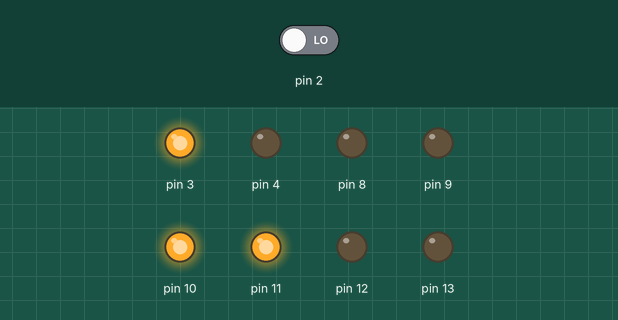
Recording of a sketch running on a simulated Arduino Uno, built with avr-gcc and run on an emulated ATmega328P. Parts: output pins drawn as LEDs (lit = HIGH). The inputs (shaded band) are chosen by the test bench; at power-on: pin 2 LOW.

Above: at 13.1 s.
13.2 s: pin 2 driven HIGH
At 16.1 s:
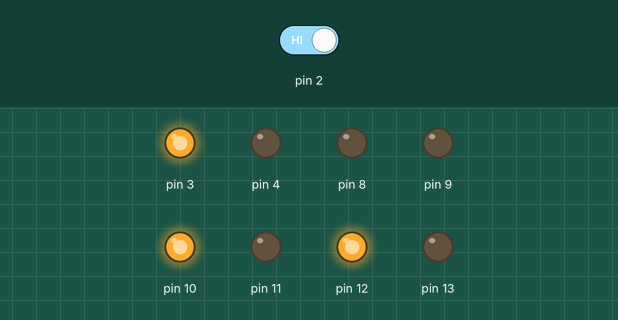
At 17.0 s:
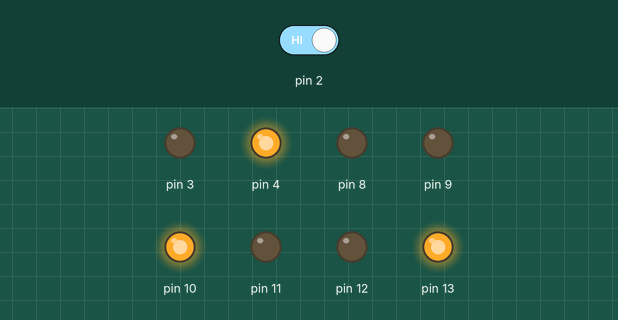
24.2 s: pin 2 driven LOW
At 31.4 s:
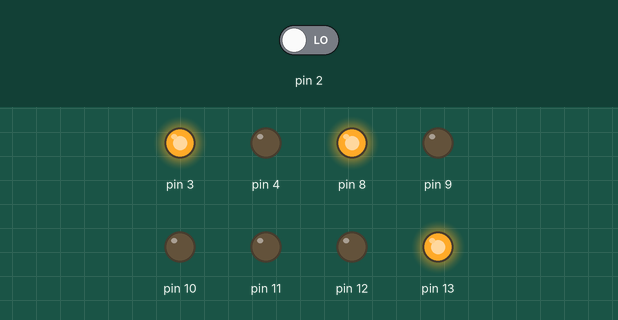
Timing chart, 0 to 40.3 s (numbered marks = the images above; inputs shaded):
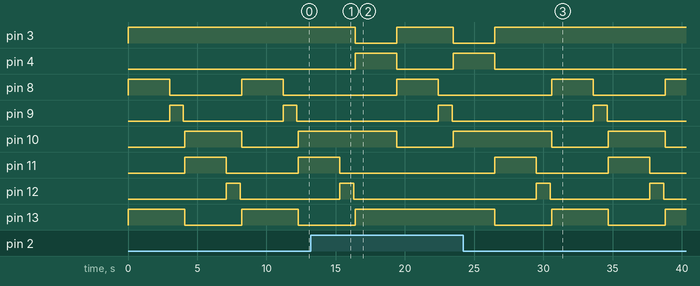

Measured:
- after the input at 13.2 s, pin 3: HIGH → LOW after 3.2 s, → HIGH 3.0 s later, → LOW 4.1 s later; pin 4: LOW → HIGH after 3.2 s, → LOW 3.0 s later, → HIGH 4.1 s later; pin 11: goes on until 15.3 s, then stays LOW; pin 12: goes on until 16.3 s, then stays LOW; pin 13: goes on until 16.4 s, then stays HIGH
- after the input at 24.2 s, pin 3: goes on until 26.5 s, then stays HIGH; pin 4: goes on until 26.5 s, then stays LOW
- by itself, pin 13: alternates HIGH for 4.1 s and LOW for 4.1 s

The sketch:

semadaroCruzamento.ino
```cpp
int statusbotao = 0;

void setup()
{
  pinMode(13, OUTPUT);
  pinMode(12, OUTPUT);
  pinMode(11, OUTPUT);
  pinMode(10, OUTPUT);
  pinMode(9, OUTPUT);
  pinMode(8, OUTPUT);
  pinMode(4, OUTPUT);
  pinMode(3, OUTPUT);
  pinMode(2,INPUT);
}

void Green(const unsigned& port){
  digitalWrite(port, HIGH);
  delay(3000);
  digitalWrite(port, LOW);
}

void OnRed(const unsigned& port){
  digitalWrite(port, HIGH);

}

void OffRed(const unsigned& port){
 digitalWrite(port, LOW);
}


void Yellow(const unsigned& port){
  digitalWrite(port, HIGH);
  delay(1000);
  digitalWrite(port, LOW);
}

void Pedestre(){
  OnRed(13);
    OnRed(10);
    OffRed(3);
    Green(4);
    OffRed(10);
    OffRed(13);
    OnRed(3);
}

void estado1 (){
  OnRed(13);
  Green(8);
  Yellow(9);
  delay(100);
  OffRed(13);
}

void estado2 (){
  OnRed(10);
  Green(11);
  Yellow(12);
  delay(100);
  OffRed(10);
}

void loop()
{
  OnRed(3);
  estado1();
  statusbotao = digitalRead(2);

  if(statusbotao == HIGH){
      Pedestre();
  }

  estado2();
  statusbotao = digitalRead(2);

  if(statusbotao == HIGH){
      Pedestre();
    }
}
```
